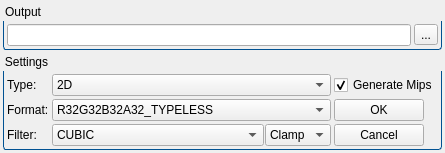
<?xml version="1.0" encoding="UTF-8"?>
<ui version="4.0">
 <class>MainWindow</class>
 <widget class="QMainWindow" name="MainWindow">
  <property name="geometry">
   <rect>
    <x>0</x>
    <y>0</y>
    <width>387</width>
    <height>151</height>
   </rect>
  </property>
  <property name="maximumSize">
   <size>
    <width>387</width>
    <height>151</height>
   </size>
  </property>
  <property name="windowTitle">
   <string>GTextureConverter</string>
  </property>
  <property name="styleSheet">
   <string notr="true">QGroupBox
{
	background-color:transparent;
    border-bottom-left-radius: 3px;
    border-bottom-right-radius: 3px;
    border: 1px solid #005192;
    border-top: none;
    margin-top: 18px;
}
 
QGroupBox::title
{
	subcontrol-origin: margin;	
    background:url(:/assets/subWindowBackground);
    border-top-left-radius: 3px;
    border-top-right-radius: 3px;
    border: 1px solid #005192;
    border-bottom: none;
   background-color: qlineargradient(x1: 0, y1: 0, x2: 0, y2: 1, stop: 0 #005192, stop: 1 #002f60);
    padding: 2 5000 2 2; /* some large value, as QGrouBox actual width is not known */
    color: white; 
}
</string>
  </property>
  <widget class="QWidget" name="centralwidget">
   <layout class="QGridLayout" name="gridLayout_3">
    <property name="leftMargin">
     <number>3</number>
    </property>
    <property name="topMargin">
     <number>3</number>
    </property>
    <property name="rightMargin">
     <number>3</number>
    </property>
    <property name="bottomMargin">
     <number>3</number>
    </property>
    <property name="spacing">
     <number>3</number>
    </property>
    <item row="1" column="0">
     <widget class="QGroupBox" name="groupBox_3">
      <property name="title">
       <string>Settings</string>
      </property>
      <layout class="QGridLayout" name="gridLayout_2">
       <property name="leftMargin">
        <number>3</number>
       </property>
       <property name="topMargin">
        <number>3</number>
       </property>
       <property name="rightMargin">
        <number>3</number>
       </property>
       <property name="bottomMargin">
        <number>3</number>
       </property>
       <property name="spacing">
        <number>3</number>
       </property>
       <item row="0" column="0">
        <widget class="QLabel" name="label">
         <property name="sizePolicy">
          <sizepolicy hsizetype="Fixed" vsizetype="Preferred">
           <horstretch>0</horstretch>
           <verstretch>0</verstretch>
          </sizepolicy>
         </property>
         <property name="text">
          <string>Type:</string>
         </property>
        </widget>
       </item>
       <item row="0" column="1">
        <widget class="QComboBox" name="Type">
         <item>
          <property name="text">
           <string>2D</string>
          </property>
         </item>
         <item>
          <property name="text">
           <string>Array</string>
          </property>
         </item>
         <item>
          <property name="text">
           <string>Volume</string>
          </property>
         </item>
         <item>
          <property name="text">
           <string>Cube</string>
          </property>
         </item>
         <item>
          <property name="text">
           <string>CubeArray</string>
          </property>
         </item>
         <item>
          <property name="text">
           <string>Mega</string>
          </property>
         </item>
        </widget>
       </item>
       <item row="0" column="2">
        <widget class="QCheckBox" name="GenerateMips">
         <property name="text">
          <string>Generate Mips</string>
         </property>
         <property name="checked">
          <bool>true</bool>
         </property>
        </widget>
       </item>
       <item row="1" column="0">
        <widget class="QLabel" name="label_2">
         <property name="sizePolicy">
          <sizepolicy hsizetype="Fixed" vsizetype="Preferred">
           <horstretch>0</horstretch>
           <verstretch>0</verstretch>
          </sizepolicy>
         </property>
         <property name="text">
          <string>Format:</string>
         </property>
        </widget>
       </item>
       <item row="1" column="1">
        <widget class="QComboBox" name="Format">
         <item>
          <property name="text">
           <string>R32G32B32A32_TYPELESS</string>
          </property>
         </item>
         <item>
          <property name="text">
           <string>R32G32B32A32_FLOAT</string>
          </property>
         </item>
         <item>
          <property name="text">
           <string>R32G32B32A32_UINT</string>
          </property>
         </item>
         <item>
          <property name="text">
           <string>R32G32B32A32_SINT</string>
          </property>
         </item>
         <item>
          <property name="text">
           <string>R32G32B32_TYPELESS</string>
          </property>
         </item>
         <item>
          <property name="text">
           <string>R32G32B32_FLOAT</string>
          </property>
         </item>
         <item>
          <property name="text">
           <string>R32G32B32_UINT</string>
          </property>
         </item>
         <item>
          <property name="text">
           <string>R32G32B32_SINT</string>
          </property>
         </item>
         <item>
          <property name="text">
           <string>R16G16B16A16_TYPELESS</string>
          </property>
         </item>
         <item>
          <property name="text">
           <string>R16G16B16A16_FLOAT</string>
          </property>
         </item>
         <item>
          <property name="text">
           <string>R16G16B16A16_UNORM</string>
          </property>
         </item>
         <item>
          <property name="text">
           <string>R16G16B16A16_UINT</string>
          </property>
         </item>
         <item>
          <property name="text">
           <string>R16G16B16A16_SNORM</string>
          </property>
         </item>
         <item>
          <property name="text">
           <string>R16G16B16A16_SINT</string>
          </property>
         </item>
         <item>
          <property name="text">
           <string>R32G32_TYPELESS</string>
          </property>
         </item>
         <item>
          <property name="text">
           <string>R32G32_FLOAT</string>
          </property>
         </item>
         <item>
          <property name="text">
           <string>R32G32_UINT</string>
          </property>
         </item>
         <item>
          <property name="text">
           <string>R32G32_SINT</string>
          </property>
         </item>
         <item>
          <property name="text">
           <string>R32G8X24_TYPELESS</string>
          </property>
         </item>
         <item>
          <property name="text">
           <string>D32_FLOAT_S8X24_UINT</string>
          </property>
         </item>
         <item>
          <property name="text">
           <string>R32_FLOAT_X8X24_TYPELESS</string>
          </property>
         </item>
         <item>
          <property name="text">
           <string>X32_TYPELESS_G8X24_UINT</string>
          </property>
         </item>
         <item>
          <property name="text">
           <string>R10G10B10A2_TYPELESS</string>
          </property>
         </item>
         <item>
          <property name="text">
           <string>R10G10B10A2_UNORM</string>
          </property>
         </item>
         <item>
          <property name="text">
           <string>R10G10B10A2_UINT</string>
          </property>
         </item>
         <item>
          <property name="text">
           <string>R11G11B10_FLOAT</string>
          </property>
         </item>
         <item>
          <property name="text">
           <string>R8G8B8A8_TYPELESS</string>
          </property>
         </item>
         <item>
          <property name="text">
           <string>R8G8B8A8_UNORM</string>
          </property>
         </item>
         <item>
          <property name="text">
           <string>R8G8B8A8_UNORM_SRGB</string>
          </property>
         </item>
         <item>
          <property name="text">
           <string>R8G8B8A8_UINT</string>
          </property>
         </item>
         <item>
          <property name="text">
           <string>R8G8B8A8_SNORM</string>
          </property>
         </item>
         <item>
          <property name="text">
           <string>R8G8B8A8_SINT</string>
          </property>
         </item>
         <item>
          <property name="text">
           <string>R16G16_TYPELESS</string>
          </property>
         </item>
         <item>
          <property name="text">
           <string>R16G16_FLOAT</string>
          </property>
         </item>
         <item>
          <property name="text">
           <string>R16G16_UNORM</string>
          </property>
         </item>
         <item>
          <property name="text">
           <string>R16G16_UINT</string>
          </property>
         </item>
         <item>
          <property name="text">
           <string>R16G16_SNORM</string>
          </property>
         </item>
         <item>
          <property name="text">
           <string>R16G16_SINT</string>
          </property>
         </item>
         <item>
          <property name="text">
           <string>R32_TYPELESS</string>
          </property>
         </item>
         <item>
          <property name="text">
           <string>D32_FLOAT</string>
          </property>
         </item>
         <item>
          <property name="text">
           <string>R32_FLOAT</string>
          </property>
         </item>
         <item>
          <property name="text">
           <string>R32_UINT</string>
          </property>
         </item>
         <item>
          <property name="text">
           <string>R32_SINT</string>
          </property>
         </item>
         <item>
          <property name="text">
           <string>R24G8_TYPELESS</string>
          </property>
         </item>
         <item>
          <property name="text">
           <string>D24_UNORM_S8_UINT</string>
          </property>
         </item>
         <item>
          <property name="text">
           <string>R24_UNORM_X8_TYPELESS</string>
          </property>
         </item>
         <item>
          <property name="text">
           <string>X24_TYPELESS_G8_UINT</string>
          </property>
         </item>
         <item>
          <property name="text">
           <string>R8G8_TYPELESS</string>
          </property>
         </item>
         <item>
          <property name="text">
           <string>R8G8_UNORM</string>
          </property>
         </item>
         <item>
          <property name="text">
           <string>R8G8_UINT</string>
          </property>
         </item>
         <item>
          <property name="text">
           <string>R8G8_SNORM</string>
          </property>
         </item>
         <item>
          <property name="text">
           <string>R8G8_SINT</string>
          </property>
         </item>
         <item>
          <property name="text">
           <string>R16_TYPELESS</string>
          </property>
         </item>
         <item>
          <property name="text">
           <string>R16_FLOAT </string>
          </property>
         </item>
         <item>
          <property name="text">
           <string>D16_UNORM</string>
          </property>
         </item>
         <item>
          <property name="text">
           <string>R16_UNORM</string>
          </property>
         </item>
         <item>
          <property name="text">
           <string>R16_UINT</string>
          </property>
         </item>
         <item>
          <property name="text">
           <string>R16_SNORM</string>
          </property>
         </item>
         <item>
          <property name="text">
           <string>R16_SINT</string>
          </property>
         </item>
         <item>
          <property name="text">
           <string>R8_TYPELESS</string>
          </property>
         </item>
         <item>
          <property name="text">
           <string>R8_UNORM</string>
          </property>
         </item>
         <item>
          <property name="text">
           <string>R8_UINT</string>
          </property>
         </item>
         <item>
          <property name="text">
           <string>R8_SNORM</string>
          </property>
         </item>
         <item>
          <property name="text">
           <string>R8_SINT</string>
          </property>
         </item>
         <item>
          <property name="text">
           <string>A8_UNORM</string>
          </property>
         </item>
         <item>
          <property name="text">
           <string>R1_UNORM</string>
          </property>
         </item>
         <item>
          <property name="text">
           <string>R9G9B9E5_SHAREDEXP</string>
          </property>
         </item>
         <item>
          <property name="text">
           <string>R8G8_B8G8_UNORM</string>
          </property>
         </item>
         <item>
          <property name="text">
           <string>G8R8_G8B8_UNORM</string>
          </property>
         </item>
         <item>
          <property name="text">
           <string>BC1_TYPELESS</string>
          </property>
         </item>
         <item>
          <property name="text">
           <string>BC1_UNORM</string>
          </property>
         </item>
         <item>
          <property name="text">
           <string>BC1_UNORM_SRGB</string>
          </property>
         </item>
         <item>
          <property name="text">
           <string>BC2_TYPELESS</string>
          </property>
         </item>
         <item>
          <property name="text">
           <string>BC2_UNORM</string>
          </property>
         </item>
         <item>
          <property name="text">
           <string>BC2_UNORM_SRGB</string>
          </property>
         </item>
         <item>
          <property name="text">
           <string>BC3_TYPELESS</string>
          </property>
         </item>
         <item>
          <property name="text">
           <string>BC3_UNORM</string>
          </property>
         </item>
         <item>
          <property name="text">
           <string>BC3_UNORM_SRGB</string>
          </property>
         </item>
         <item>
          <property name="text">
           <string>BC4_TYPELESS</string>
          </property>
         </item>
         <item>
          <property name="text">
           <string>BC4_UNORM</string>
          </property>
         </item>
         <item>
          <property name="text">
           <string>BC4_SNORM</string>
          </property>
         </item>
         <item>
          <property name="text">
           <string>BC5_TYPELESS</string>
          </property>
         </item>
         <item>
          <property name="text">
           <string>BC5_UNORM</string>
          </property>
         </item>
         <item>
          <property name="text">
           <string>BC5_SNORM</string>
          </property>
         </item>
         <item>
          <property name="text">
           <string>B5G6R5_UNORM</string>
          </property>
         </item>
         <item>
          <property name="text">
           <string>B5G5R5A1_UNORM</string>
          </property>
         </item>
         <item>
          <property name="text">
           <string>B8G8R8A8_UNORM</string>
          </property>
         </item>
         <item>
          <property name="text">
           <string>B8G8R8X8_UNORM</string>
          </property>
         </item>
         <item>
          <property name="text">
           <string>R10G10B10_XR_BIAS_A2_UNORM</string>
          </property>
         </item>
         <item>
          <property name="text">
           <string>B8G8R8A8_TYPELESS</string>
          </property>
         </item>
         <item>
          <property name="text">
           <string>B8G8R8A8_UNORM_SRGB</string>
          </property>
         </item>
         <item>
          <property name="text">
           <string>B8G8R8X8_TYPELESS</string>
          </property>
         </item>
         <item>
          <property name="text">
           <string>B8G8R8X8_UNORM_SRGB</string>
          </property>
         </item>
         <item>
          <property name="text">
           <string>BC6H_TYPELESS</string>
          </property>
         </item>
         <item>
          <property name="text">
           <string>BC6H_UF16</string>
          </property>
         </item>
         <item>
          <property name="text">
           <string>BC6H_SF16</string>
          </property>
         </item>
         <item>
          <property name="text">
           <string>BC7_TYPELESS</string>
          </property>
         </item>
         <item>
          <property name="text">
           <string>BC7_UNORM</string>
          </property>
         </item>
         <item>
          <property name="text">
           <string>BC7_UNORM_SRGB</string>
          </property>
         </item>
         <item>
          <property name="text">
           <string>AYUV</string>
          </property>
         </item>
         <item>
          <property name="text">
           <string>Y410</string>
          </property>
         </item>
         <item>
          <property name="text">
           <string>Y416</string>
          </property>
         </item>
         <item>
          <property name="text">
           <string>NV12</string>
          </property>
         </item>
         <item>
          <property name="text">
           <string>P010</string>
          </property>
         </item>
         <item>
          <property name="text">
           <string>P016</string>
          </property>
         </item>
         <item>
          <property name="text">
           <string>420_OPAQUE</string>
          </property>
         </item>
         <item>
          <property name="text">
           <string>YUY2</string>
          </property>
         </item>
         <item>
          <property name="text">
           <string>Y210</string>
          </property>
         </item>
         <item>
          <property name="text">
           <string>Y216</string>
          </property>
         </item>
         <item>
          <property name="text">
           <string>NV11</string>
          </property>
         </item>
         <item>
          <property name="text">
           <string>AI44</string>
          </property>
         </item>
         <item>
          <property name="text">
           <string>IA44</string>
          </property>
         </item>
         <item>
          <property name="text">
           <string>P8</string>
          </property>
         </item>
         <item>
          <property name="text">
           <string>A8P8</string>
          </property>
         </item>
         <item>
          <property name="text">
           <string>B4G4R4A4_UNORM</string>
          </property>
         </item>
        </widget>
       </item>
       <item row="1" column="2">
        <widget class="QPushButton" name="OK">
         <property name="sizePolicy">
          <sizepolicy hsizetype="Fixed" vsizetype="Fixed">
           <horstretch>0</horstretch>
           <verstretch>0</verstretch>
          </sizepolicy>
         </property>
         <property name="minimumSize">
          <size>
           <width>90</width>
           <height>0</height>
          </size>
         </property>
         <property name="text">
          <string>OK</string>
         </property>
        </widget>
       </item>
       <item row="2" column="0">
        <widget class="QLabel" name="label_3">
         <property name="sizePolicy">
          <sizepolicy hsizetype="Fixed" vsizetype="Preferred">
           <horstretch>0</horstretch>
           <verstretch>0</verstretch>
          </sizepolicy>
         </property>
         <property name="text">
          <string>Filter:</string>
         </property>
        </widget>
       </item>
       <item row="2" column="1">
        <layout class="QHBoxLayout" name="horizontalLayout">
         <property name="spacing">
          <number>1</number>
         </property>
         <item>
          <widget class="QComboBox" name="Filter">
           <property name="sizePolicy">
            <sizepolicy hsizetype="Preferred" vsizetype="Fixed">
             <horstretch>0</horstretch>
             <verstretch>0</verstretch>
            </sizepolicy>
           </property>
           <property name="currentIndex">
            <number>2</number>
           </property>
           <item>
            <property name="text">
             <string>POINT</string>
            </property>
           </item>
           <item>
            <property name="text">
             <string>LINEAR</string>
            </property>
           </item>
           <item>
            <property name="text">
             <string>CUBIC</string>
            </property>
           </item>
           <item>
            <property name="text">
             <string>FANT</string>
            </property>
           </item>
           <item>
            <property name="text">
             <string>BOX</string>
            </property>
           </item>
           <item>
            <property name="text">
             <string>TRIANGLE</string>
            </property>
           </item>
           <item>
            <property name="text">
             <string>POINT_DITHER</string>
            </property>
           </item>
           <item>
            <property name="text">
             <string>LINEAR_DITHER</string>
            </property>
           </item>
           <item>
            <property name="text">
             <string>CUBIC_DITHER</string>
            </property>
           </item>
           <item>
            <property name="text">
             <string>FANT_DITHER</string>
            </property>
           </item>
           <item>
            <property name="text">
             <string>BOX_DITHER</string>
            </property>
           </item>
           <item>
            <property name="text">
             <string>TRIANGLE_DITHER</string>
            </property>
           </item>
           <item>
            <property name="text">
             <string>POINT_DITHER_DIFFUSION</string>
            </property>
           </item>
           <item>
            <property name="text">
             <string>LINEAR_DITHER_DIFFUSION</string>
            </property>
           </item>
           <item>
            <property name="text">
             <string>CUBIC_DITHER_DIFFUSION</string>
            </property>
           </item>
           <item>
            <property name="text">
             <string>FANT_DITHER_DIFFUSION</string>
            </property>
           </item>
           <item>
            <property name="text">
             <string>BOX_DITHER_DIFFUSION</string>
            </property>
           </item>
           <item>
            <property name="text">
             <string>TRIANGLE_DITHER_DIFFUSION</string>
            </property>
           </item>
          </widget>
         </item>
         <item>
          <widget class="QComboBox" name="Wrap">
           <item>
            <property name="text">
             <string>Clamp</string>
            </property>
           </item>
           <item>
            <property name="text">
             <string>Wrap</string>
            </property>
           </item>
           <item>
            <property name="text">
             <string>Mirror</string>
            </property>
           </item>
          </widget>
         </item>
        </layout>
       </item>
       <item row="2" column="2">
        <widget class="QPushButton" name="Cancel">
         <property name="sizePolicy">
          <sizepolicy hsizetype="Fixed" vsizetype="Fixed">
           <horstretch>0</horstretch>
           <verstretch>0</verstretch>
          </sizepolicy>
         </property>
         <property name="minimumSize">
          <size>
           <width>90</width>
           <height>0</height>
          </size>
         </property>
         <property name="text">
          <string>Cancel</string>
         </property>
        </widget>
       </item>
      </layout>
     </widget>
    </item>
    <item row="0" column="0">
     <widget class="QGroupBox" name="groupBox">
      <property name="title">
       <string>Output</string>
      </property>
      <layout class="QGridLayout" name="gridLayout">
       <property name="leftMargin">
        <number>3</number>
       </property>
       <property name="topMargin">
        <number>3</number>
       </property>
       <property name="rightMargin">
        <number>3</number>
       </property>
       <property name="bottomMargin">
        <number>3</number>
       </property>
       <property name="spacing">
        <number>3</number>
       </property>
       <item row="0" column="0">
        <widget class="QLineEdit" name="FileName">
         <property name="readOnly">
          <bool>true</bool>
         </property>
        </widget>
       </item>
       <item row="0" column="1">
        <widget class="QToolButton" name="FileSelect">
         <property name="text">
          <string>...</string>
         </property>
        </widget>
       </item>
      </layout>
     </widget>
    </item>
   </layout>
  </widget>
 </widget>
 <tabstops>
  <tabstop>FileName</tabstop>
  <tabstop>FileSelect</tabstop>
  <tabstop>Type</tabstop>
  <tabstop>GenerateMips</tabstop>
  <tabstop>Format</tabstop>
  <tabstop>Filter</tabstop>
  <tabstop>Wrap</tabstop>
  <tabstop>OK</tabstop>
  <tabstop>Cancel</tabstop>
 </tabstops>
 <resources/>
 <connections>
  <connection>
   <sender>Cancel</sender>
   <signal>clicked()</signal>
   <receiver>MainWindow</receiver>
   <slot>close()</slot>
   <hints>
    <hint type="sourcelabel">
     <x>395</x>
     <y>176</y>
    </hint>
    <hint type="destinationlabel">
     <x>362</x>
     <y>114</y>
    </hint>
   </hints>
  </connection>
  <connection>
   <sender>Cancel</sender>
   <signal>clicked()</signal>
   <receiver>MainWindow</receiver>
   <slot>close()</slot>
   <hints>
    <hint type="sourcelabel">
     <x>395</x>
     <y>176</y>
    </hint>
    <hint type="destinationlabel">
     <x>345</x>
     <y>49</y>
    </hint>
   </hints>
  </connection>
  <connection>
   <sender>Cancel</sender>
   <signal>clicked()</signal>
   <receiver>MainWindow</receiver>
   <slot>close()</slot>
   <hints>
    <hint type="sourcelabel">
     <x>395</x>
     <y>176</y>
    </hint>
    <hint type="destinationlabel">
     <x>352</x>
     <y>133</y>
    </hint>
   </hints>
  </connection>
  <connection>
   <sender>Cancel</sender>
   <signal>clicked()</signal>
   <receiver>MainWindow</receiver>
   <slot>close()</slot>
   <hints>
    <hint type="sourcelabel">
     <x>369</x>
     <y>167</y>
    </hint>
    <hint type="destinationlabel">
     <x>417</x>
     <y>159</y>
    </hint>
   </hints>
  </connection>
 </connections>
</ui>
